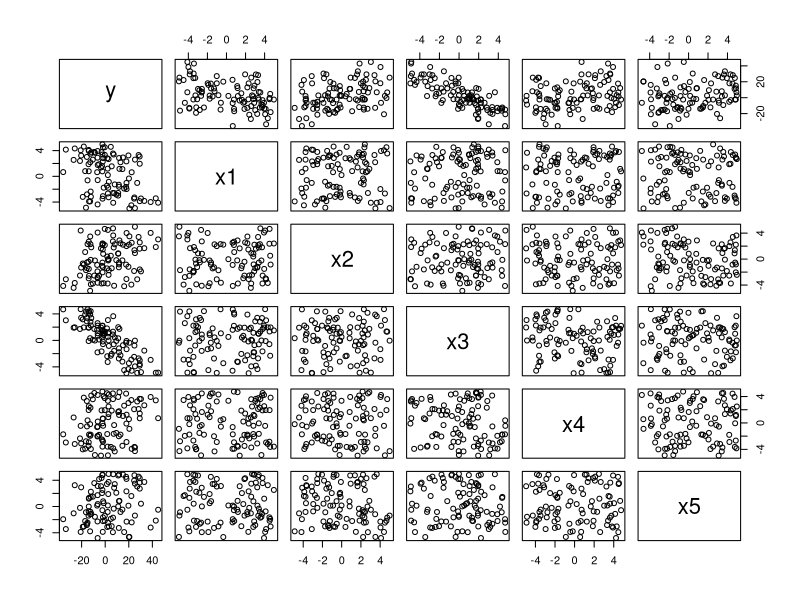
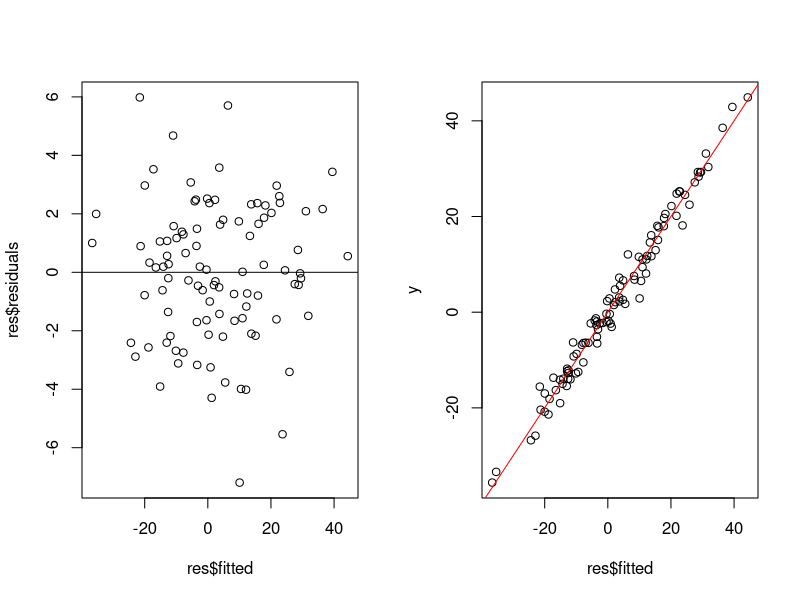

Write R code to recreate these figures, in order.
# début tp régression multiple --------------------------------------------

n = 100
x1 = runif(n, min=-5, max=5)
x2 = runif(n, min=-5, max=5)
x3 = runif(n, min=-5, max=5)
x4 = runif(n, min=-5, max=5)
x5 = runif(n, min=-5, max=5)
sigma=2
e = rnorm(n, 0, sigma)

y = 4 - 2*x1 + 3 * x2 - 5*x3 + 0.8*x4 + 1.4*x5 + e
matXY = data.frame(y, x1, x2, x3, x4, x5)
plot(matXY) #plot des données 2 à 2

res = lm(y~x1+x2+x3+x4+x5, data=matXY)
summary(res)

par(mfrow=c(1,2))
#on regarde distribution des résidus pour voir s'il y a une structure dedans
plot(res$fitted,res$residuals)
abline(h=0)

#si bon modèle alors toutes les valeurs doivent être sur la première bisectrice
plot(res$fitted,y) 
abline(0,1, col="red")

#test de la normalité de distribution des résidus
shapiro.test(res$residuals)


# Voir comment modèle se comporte avec une variable explicative en  --------
y = 4 - 0*x1 + 3 * x2 - 5*x3 + 0.8*x4 + 1.4*x5 + e
matXY = data.frame(y, x1, x2, x3, x4, x5)
res = lm(y~x1+x2+x3+x4+x5, data=matXY)
summary(res)

#si coefficient estimé n'est pas utile car pas significatif alors on peut l'enlever
#donc création d'un nouveau modèle sans x1, ce qui enlève du bruit
#on le voit en regardant le R² car il augmente ou diminue
res = lm(y~x2+x3+x4+x5, data=matXY)
summary(res)


# suppression d'une variable explicative avec le critère AIC --------------

y = 4 - 2*x1 + 3 * x2 - 5*x3 + 0.8*x4 + 1.4*x5 + e
matXY = data.frame(y, x1, x2, x3, x4, x5)
res = lm(y~x1+x2+x3+x4+x5, data=matXY)


# ajout / retrait de variables du modèle ----------------------------------

n = 100
x1 = runif(n, min=-5, max=5)
x2 = runif(n, min=-5, max=5)
x3 = runif(n, min=-5, max=5)
x4 = runif(n, min=-5, max=5)
x5 = runif(n, min=-5, max=5)
sigma=2
e = rnorm(n, 0, sigma)

y = 4 - 2*x1 + 3 * x2 - 5*x3 + 0.8*x4 + 1.4*x5 + e
matXY = data.frame(y, x1, x2, x3, x4, x5)
res = lm(y~x1+x2+x3+x4+x5, data=matXY)

# <none> est la ligne pour le modèle de base. Toutes les autres lignes sont pour 
# les modèles privés de la variable de la ligne.
# + critère AIC bas mieux c'est donc si sur une ligne on a un AIC haut alors il ne faut pas 
# supprimer cette variable du modèle
drop1(res)

res2 = lm(y~x1+x2, data=matXY)
add1(res2, ~x1+x2+x3+x4+x5) #on propose toute une liste qui peut rentrer dans le modèle

# parfois il peut être intéressant de rajouter une variable puis une autre pour obtenir le meilleur modèle possible
# donc travailler pas à pas est fondamental 


# sélection automatique avec step -----------------------------------------

# la fonction cherche pas à pas quelle est la meilleure variable à ajouter au modèle
# les variables sont classées en fonction du critère AIC en ascendant
# On nous passe à titre informatif la commande pour obtenir le meilleur modèle + les coefficients du modèle
res = lm(y~x3, data=matXY)
step(res, ~x1+x2+x3+x4+x5)
